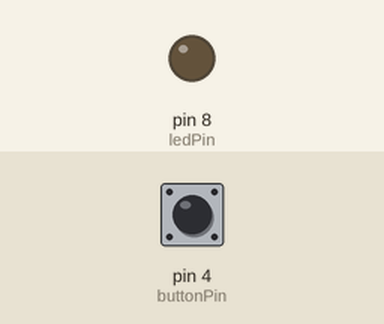
Simulated run of this sketch. Board: Arduino Uno, built with avr-gcc and run on an emulated ATmega328P. On the bench: output pins drawn as LEDs (lit = HIGH). The inputs (shaded band) are chosen by the test bench; at power-on: pin 4 (buttonPin) LOW. What the sketch prints to the serial monitor is not drawn.

Above: at 1.2 s.
1.3 s: pin 4 (buttonPin) pulled HIGH for 0.15 s
At 1.38 s:
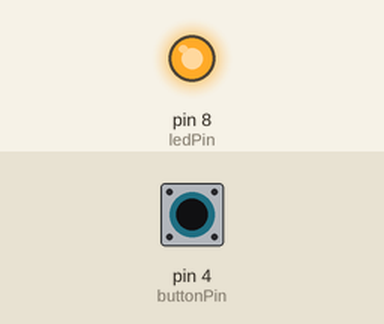
2.9 s: pin 4 (buttonPin) pulled HIGH for 3.2 s
At 7.0 s:
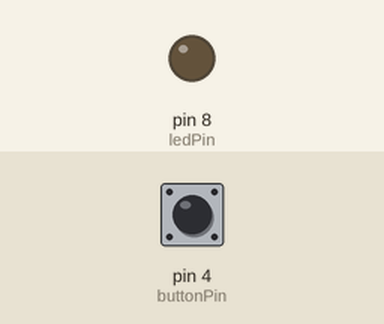
Timing chart, 0 to 8.5 s (numbered marks = the images above; inputs shaded):
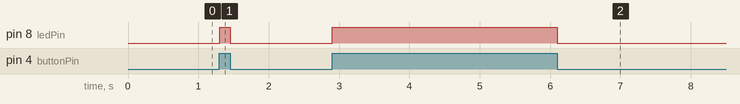

The sketch:

0513_button02__1.ino
```cpp
int ledPin = 8;
int buttonPin = 4;
int buttonState;

void setup()
{
  Serial.begin(9600);
  pinMode(ledPin, OUTPUT);
  pinMode(buttonPin, INPUT);
}

void loop()
{
  buttonState = digitalRead(buttonPin);
  Serial.println(buttonState);
  if (buttonState == 1){
    digitalWrite(ledPin, 1);
  }
  else {
    digitalWrite(ledPin, 0);
  }
}
```

Measured:
- after the input at 1.3 s, pin 8 (ledPin): LOW → HIGH at once, → LOW 0.15 s later
- after the input at 2.9 s, pin 8 (ledPin): LOW → HIGH at once, → LOW 3.2 s later
